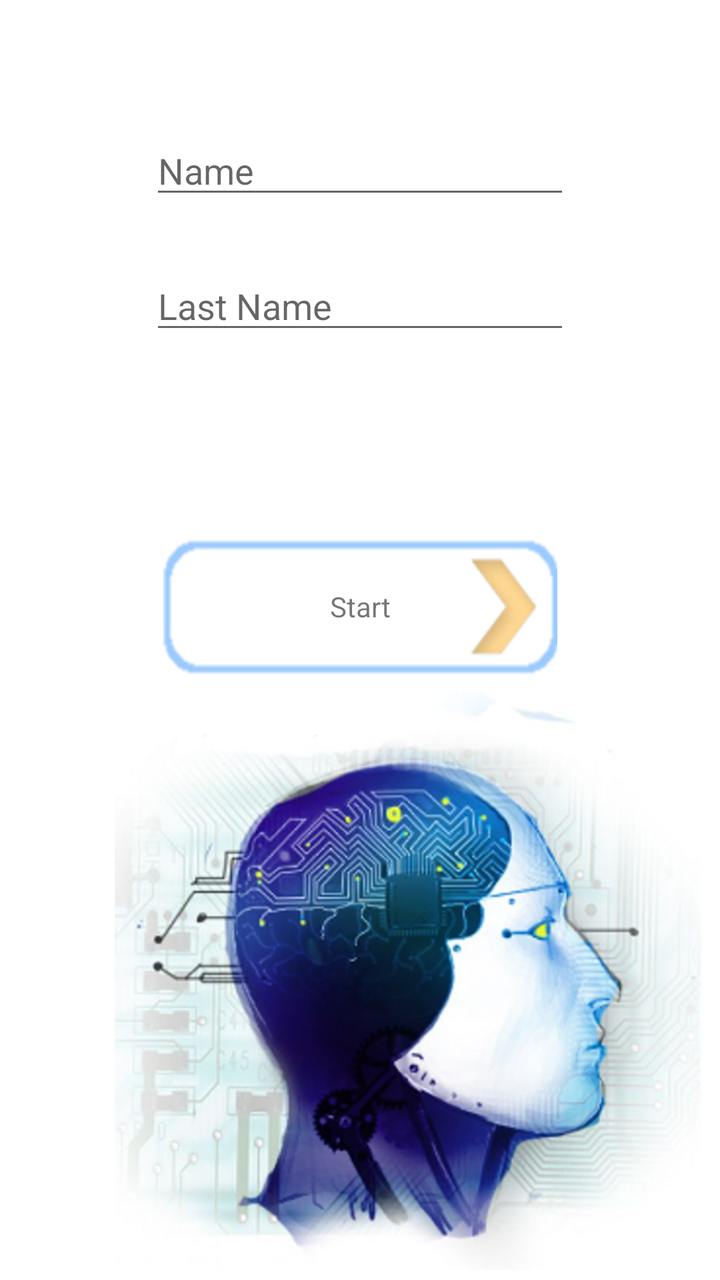
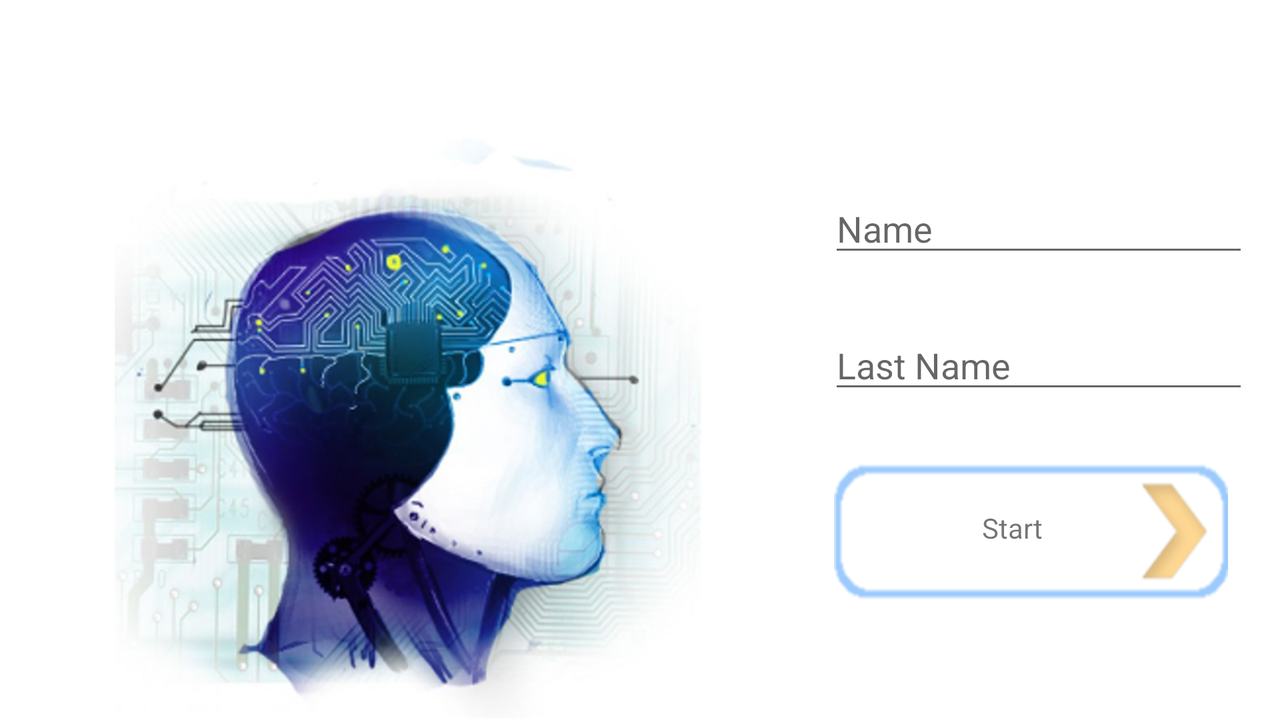

Two renders of one Android screen. The first uses the default layout on a phone; the second uses the alternative layout the repository ships for a different screen configuration, on a matching device. The two XML files are below.
<!-- AndroidManifest.xml: application theme Theme.Aml_intro -->
<!-- res/layout/activity_start.xml -->
<?xml version="1.0" encoding="utf-8"?>
<androidx.constraintlayout.widget.ConstraintLayout xmlns:android="http://schemas.android.com/apk/res/android"
    xmlns:app="http://schemas.android.com/apk/res-auto"
    xmlns:tools="http://schemas.android.com/tools"
    android:layout_width="match_parent"
    android:layout_height="match_parent"
    tools:context=".StartActivity">


    <ImageButton
        android:id="@+id/button"
        android:layout_width="197dp"
        android:layout_height="70dp"
        android:background="@drawable/button"
        android:onClick="startQuiz"
        android:text="@string/go_button_label"
        android:textColor="#000000"
        app:layout_constraintBottom_toTopOf="@+id/imageView2"
        app:layout_constraintEnd_toEndOf="parent"
        app:layout_constraintStart_toStartOf="parent" />

    <EditText
        android:id="@+id/name_edit_text"
        android:layout_width="wrap_content"
        android:layout_height="wrap_content"
        android:ems="10"
        android:hint="@string/name_hint"
        android:inputType="textPersonName"
        app:layout_constraintBottom_toTopOf="@+id/surname_edit_text"
        app:layout_constraintEnd_toEndOf="parent"
        app:layout_constraintStart_toStartOf="parent"
        app:layout_constraintTop_toTopOf="parent"
        app:layout_constraintVertical_bias="0.705" />

    <ImageView
        android:id="@+id/imageView2"
        android:layout_width="410dp"
        android:layout_height="298dp"
        android:layout_marginBottom="4dp"
        app:layout_constraintBottom_toBottomOf="parent"
        app:layout_constraintStart_toStartOf="parent"
        app:srcCompat="@drawable/head" />

    <EditText
        android:id="@+id/surname_edit_text"
        android:layout_width="wrap_content"
        android:layout_height="wrap_content"
        android:layout_marginBottom="96dp"
        android:ems="10"
        android:hint="@string/surname_hint"
        android:inputType="textPersonName"
        app:layout_constraintBottom_toTopOf="@+id/button"
        app:layout_constraintEnd_toEndOf="parent"
        app:layout_constraintStart_toStartOf="parent" />

    <TextView
        android:id="@+id/textView2"
        android:layout_width="wrap_content"
        android:layout_height="wrap_content"
        android:text="@string/go_button_label"
        app:layout_constraintBottom_toBottomOf="@+id/button"
        app:layout_constraintEnd_toEndOf="@+id/button"
        app:layout_constraintStart_toStartOf="@+id/button"
        app:layout_constraintTop_toTopOf="@+id/button" />
</androidx.constraintlayout.widget.ConstraintLayout>
<!-- resources referenced by this layout -->
<resources>
  <!-- drawable button: png bitmap (drawable-mdpi, 10848 bytes) -->
  <!-- drawable head: png bitmap (drawable-mdpi, 381033 bytes) -->
  <string name="go_button_label">Start</string>
  <string name="name_hint">Name</string>
  <string name="surname_hint">Last Name</string>
  <style name="Theme.Aml_intro" parent="Theme.MaterialComponents.DayNight.DarkActionBar">
          
          <item name="colorPrimary">@color/purple_500</item>
          <item name="colorPrimaryVariant">@color/purple_700</item>
          <item name="colorOnPrimary">@color/white</item>
          
          <item name="colorSecondary">@color/teal_200</item>
          <item name="colorSecondaryVariant">@color/teal_700</item>
          <item name="colorOnSecondary">@color/black</item>
          
          <item name="android:statusBarColor" tools:targetApi="l">?attr/colorPrimaryVariant</item>
          
      </style>
</resources>
<!-- res/layout-land/activity_start.xml (the repository's variant of the layout above) -->
<!-- drawn on the phone turned sideways -->
<?xml version="1.0" encoding="utf-8"?>
<androidx.constraintlayout.widget.ConstraintLayout xmlns:android="http://schemas.android.com/apk/res/android"
    xmlns:app="http://schemas.android.com/apk/res-auto"
    xmlns:tools="http://schemas.android.com/tools"
    android:layout_width="match_parent"
    android:layout_height="match_parent"
    tools:context=".StartActivity">

    <ImageView
        android:id="@+id/imageView"
        android:layout_width="410dp"
        android:layout_height="298dp"
        app:layout_constraintBottom_toBottomOf="parent"
        app:layout_constraintStart_toStartOf="parent"
        app:srcCompat="@drawable/head" />

    <ImageButton
        android:id="@+id/button"
        android:layout_width="197dp"
        android:layout_height="70dp"
        android:background="@drawable/button"
        android:onClick="startQuiz"
        android:text="@string/go_button_label"
        android:textColor="#000000"
        app:layout_constraintBottom_toBottomOf="parent"
        app:layout_constraintEnd_toEndOf="parent"
        app:layout_constraintHorizontal_bias="0.209"
        app:layout_constraintStart_toEndOf="@+id/imageView"
        app:layout_constraintTop_toBottomOf="@+id/surname_edit_text"
        app:layout_constraintVertical_bias="0.324" />

    <EditText
        android:id="@+id/name_edit_text"
        android:layout_width="wrap_content"
        android:layout_height="wrap_content"
        android:layout_marginTop="92dp"
        android:ems="10"
        android:hint="@string/name_hint"
        android:inputType="textPersonName"
        app:layout_constraintEnd_toEndOf="parent"
        app:layout_constraintHorizontal_bias="0.221"
        app:layout_constraintStart_toEndOf="@+id/imageView"
        app:layout_constraintTop_toTopOf="parent" />

    <EditText
        android:id="@+id/surname_edit_text"
        android:layout_width="wrap_content"
        android:layout_height="wrap_content"
        android:layout_marginTop="12dp"
        android:ems="10"
        android:hint="@string/surname_hint"
        android:inputType="textPersonName"
        app:layout_constraintBottom_toBottomOf="parent"
        app:layout_constraintEnd_toEndOf="parent"
        app:layout_constraintHorizontal_bias="0.221"
        app:layout_constraintStart_toEndOf="@+id/imageView"
        app:layout_constraintTop_toBottomOf="@+id/name_edit_text"
        app:layout_constraintVertical_bias="0.087" />

    <TextView
        android:id="@+id/textView"
        android:layout_width="102dp"
        android:layout_height="29dp"
        android:text="@string/go_button_label"
        app:layout_constraintBottom_toBottomOf="@+id/button"
        app:layout_constraintEnd_toEndOf="@+id/button"
        app:layout_constraintHorizontal_bias="0.778"
        app:layout_constraintStart_toStartOf="@+id/button"
        app:layout_constraintTop_toTopOf="@+id/button"
        app:layout_constraintVertical_bias="0.585" />


</androidx.constraintlayout.widget.ConstraintLayout>
